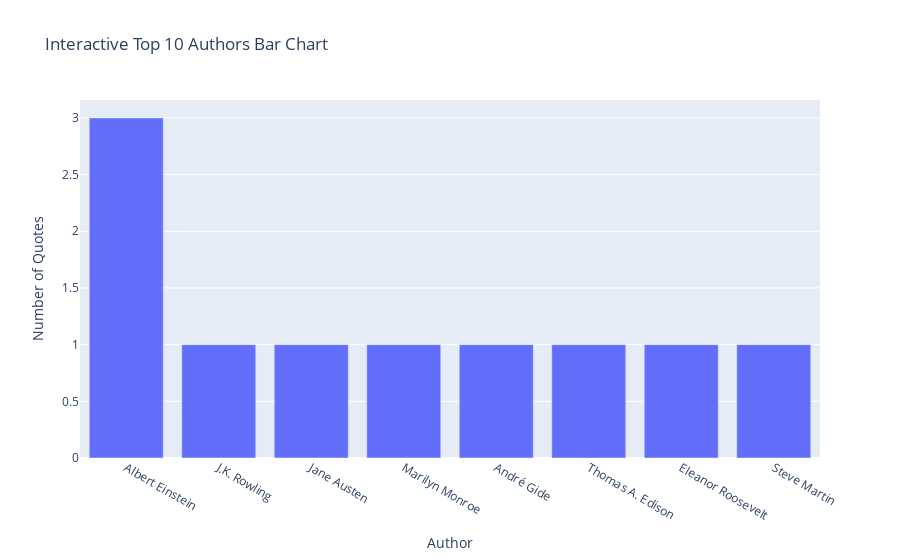

This figure's notebook cell:
### Code cell
# Data Visualization Portfolio Template
import pandas as pd
import matplotlib.pyplot as plt
import seaborn as sns
from wordcloud import WordCloud
import plotly.express as px
df = pd.read_csv('quotes.csv')
print(df.head())

author_counts = df['Author'].value_counts().head(10)
plt.figure(figsize=(10,6))
sns.barplot(x=author_counts.values, y=author_counts.index, color='skyblue')
plt.title('Top 10 Authors by Number of Quotes')
plt.xlabel('Number of Quotes')
plt.ylabel('Authors')
plt.show()

df['Author'].value_counts().head(5).plot.pie(autopct='%1.1f%%', figsize=(6,6))
plt.title('Quotes Distribution (Top 5 Authors)')
plt.ylabel('')
plt.show()

all_text = ' '.join(df['Quote'])
wordcloud = WordCloud(width=800, height=400, background_color='white').generate(all_text)
plt.figure(figsize=(12,6))
plt.imshow(wordcloud, interpolation='bilinear')
plt.axis('off')
plt.title('Most Common Words in Quotes')
plt.show()

fig = px.bar(author_counts, x=author_counts.index, y=author_counts.values,
             labels={'x':'Author','y':'Number of Quotes'},
             title='Interactive Top 10 Authors Bar Chart')
fig.show()

numeric_df = df.select_dtypes(include='number')
if not numeric_df.empty:
    corr = numeric_df.corr()
    plt.figure(figsize=(10,8))
    sns.heatmap(corr, annot=True, cmap='coolwarm')
    plt.title('Correlation Heatmap')
    plt.show()
else:
    print("No numeric columns to generate correlation heatmap.")

### Figure 1 — Plotly figure (JSON) as saved in the notebook; plotly's stock layout.template omitted (floating-point values rounded to 4 significant figures)
{"data": [{"alignmentgroup": "True", "hovertemplate": "Author=%{x}<br>Number of Quotes=%{y}<extra></extra>", "legendgroup": "", "marker": {"color": "#636efa", "pattern": {"shape": ""}}, "name": "", "offsetgroup": "", "orientation": "v", "showlegend": false, "textposition": "auto", "type": "bar", "x": ["Albert Einstein", "J.K. Rowling", "Jane Austen", "Marilyn Monroe", "André Gide", "Thomas A. Edison", "Eleanor Roosevelt", "Steve Martin"], "xaxis": "x", "y": [3, 1, 1, 1, 1, 1, 1, 1], "yaxis": "y"}], "layout": {"autosize": true, "barmode": "relative", "legend": {"tracegroupgap": 0}, "title": {"text": "Interactive Top 10 Authors Bar Chart"}, "xaxis": {"anchor": "y", "autorange": true, "domain": [0, 1], "range": [-0.5, 7.5], "title": {"text": "Author"}, "type": "category"}, "yaxis": {"anchor": "x", "autorange": true, "domain": [0, 1], "range": [0, 3.158], "title": {"text": "Number of Quotes"}, "type": "linear"}}}
